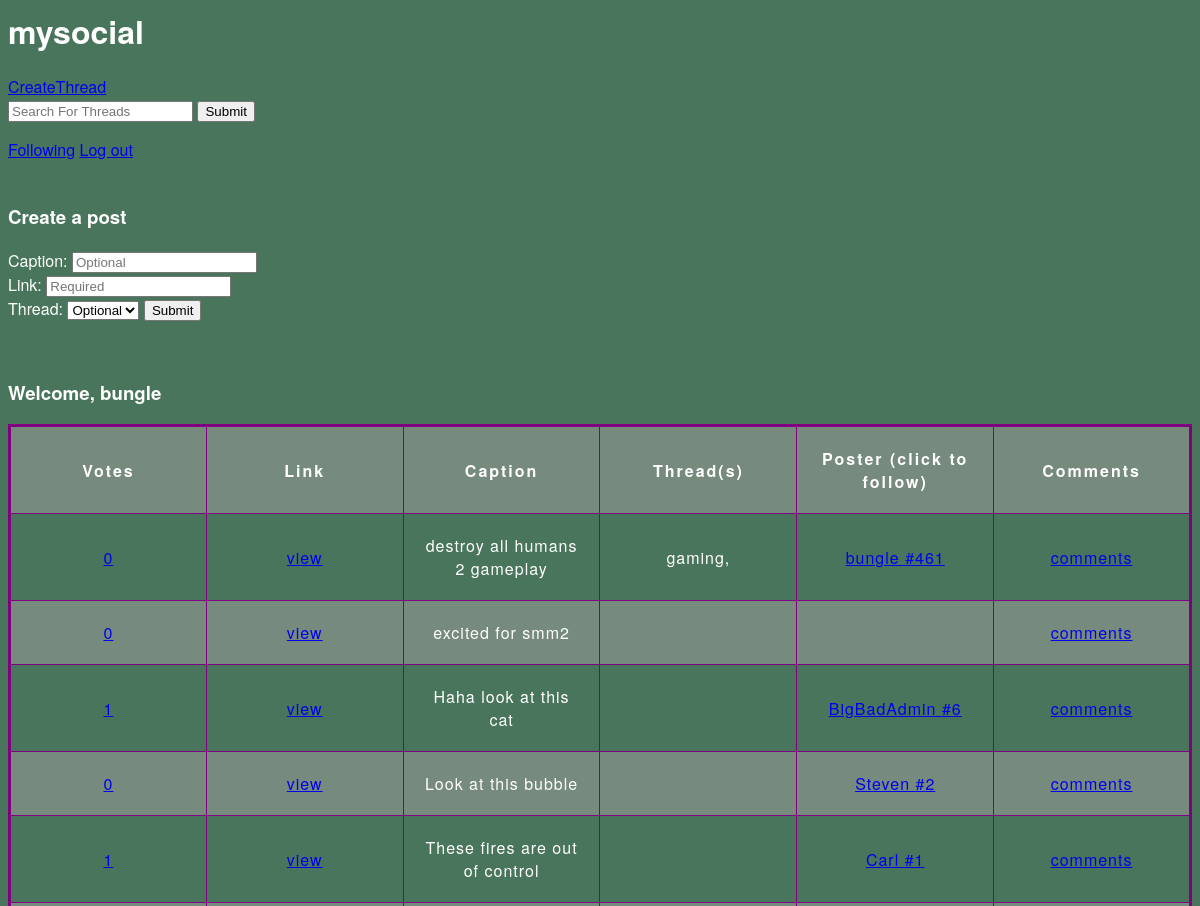
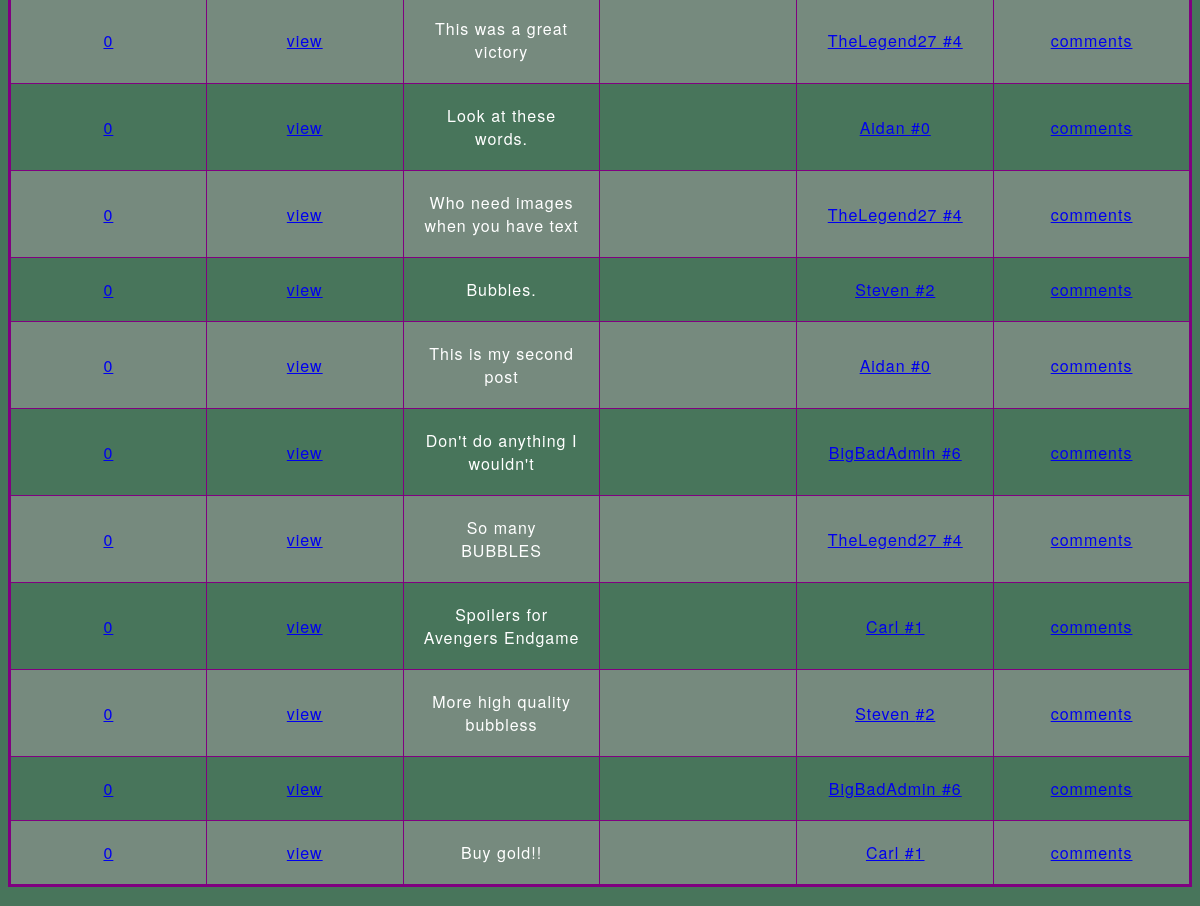
Page /Website/index.php (signed in) on the committed database (2 pictures, top to bottom).
### tables this page shows
CREATE TABLE `post` (
  `Link` char(255) NOT NULL,
  `Caption` varchar(140) DEFAULT NULL,
  `Email_address` char(255) DEFAULT NULL
);

CREATE TABLE `logged_in` (
  `Email_address` char(255) NOT NULL,
  `Password` varchar(128) NOT NULL,
  `Name` char(16) NOT NULL,
  `ID` int(11) NOT NULL,
  `IP_Address` char(45) NOT NULL
);

### Website/index.php (the view, shortened to what this page needs)
<?php session_start();
echo "<html>
    <head>
    <link rel='stylesheet' type='text/css' href='tablestyle.css'>
    </head>
    <body text='white' style='background-color:#48755b;'>
    <h1>mysocial</h1>";
    if(isset($_SESSION['email'])) {
      echo "<a href='create_thread.php'>CreateThread</a>";
    }
echo "<html>
      <form action = 'search_thread.php' method = 'post'>
      <input type = 'text' name = 'search' placeholder = 'Search For Threads'>
      <input type = 'submit' name = 'submit search'> </button>
      </form>";
if(isset($_SESSION['email'])) {
  echo "<a href='following.php'>Following</a>
        <a href='index.php?command=logout&'>Log out</a>";
}
$con=mysqli_connect("localhost","root","471-my-root","mysocial");
  echo "<form action='index.php' method='get'>
          <br><h3> Create a post</h3>
          Caption: <input type='text' name='caption' placeholder = 'Optional'><br>
          Link: <input type='text' name='link' placeholder = 'Required'><br>
          Thread: <select name='thread' id='threadselection'>
                    <option value='' selected disabled hidden>Optional</option>";
  echo           "</select>
          <input type='submit' value='Submit'>
        </form>";
if(!isset($_SESSION['email'])) {
  $posts=mysqli_query($con,"SELECT * FROM POST");
  $id = rand(100 , 999);
  $_SESSION['id'] = $id;
  $_SESSION['name'] = "anon";
} else {
  echo "<br>". "<h3>Welcome, ". $_SESSION['name']."<h3/>";
  $email = $_SESSION['email'];
  $posts=mysqli_query($con,"SELECT SUBSCRIBES_TO.Name, POST.Caption, CONTAINS.Link
                            FROM POST, SUBSCRIBES_TO, THREAD, CONTAINS
                            WHERE SUBSCRIBES_TO.Email_address = '$email' AND SUBSCRIBES_TO.Name = CONTAINS.Name AND SUBSCRIBES_TO.NAME = THREAD.NAME AND CONTAINS.Link = POST.Link");
  $posts=mysqli_query($con,"SELECT * FROM POST");
}
echo "<table border='22'>
<tr>
<th>Votes</th>
<th>Link</th>
<th>Caption</th>
<th>Thread(s)</th>
<th>Poster (click to follow)</th>
<th>Comments</th>
</tr>";
while($row = mysqli_fetch_array($posts))
 {
$currentPostsLink = $row['Link'];
$currentPostsThread = mysqli_query($con,"SELECT CONTAINS.Name FROM CONTAINS WHERE CONTAINS.Link = '".$currentPostsLink."'");
$currentPostsVotes = mysqli_query($con,"SELECT COUNT(*) AS NUMVOTES FROM VOTE WHERE VOTE.Link = '".$currentPostsLink."'");
 echo "<tr>";
 echo "<td><a href='index.php?votelink=".$currentPostsLink."'>".mysqli_fetch_array($currentPostsVotes)['NUMVOTES']."</a></td>";
 echo "<td>" . "<a href=" . $currentPostsLink . " target='_blank'>view</a>" . "</td>";
 echo "<td>" . $row['Caption'] . "</td>";
    echo "<td>";
    while($threadrow = mysqli_fetch_array($currentPostsThread)) {
      echo $threadrow['Name'].",";
    }
    echo "</td>";
 if($row['Email_address'] != NULL) {
    $currentPoster = mysqli_query($con,"SELECT LOGGED_IN.Name, LOGGED_IN.ID FROM LOGGED_IN WHERE LOGGED_IN.Email_address = '".$row['Email_address']."'");
    $poster = mysqli_fetch_array($currentPoster);
    $posterName = $poster['Name'];
    $posterID = $poster['ID'];
    echo "<td><a href='index.php?followemail=".$row['Email_address']."'>"." ".$posterName." #".$posterID."</td>";
 } else {
    echo "<td> </td>";
 }
 echo "<td>" . "<a href=comment.php?link=".$currentPostsLink." target='_blank'>comments</a>" . "</td>";
 echo "</tr>";
 }
echo "</table>";
?>
</body>
</html>

### Website/tablestyle.css (style rules this page uses)
table { table-layout: fixed; width: 100%; border-collapse: collapse; border: 3px solid purple; }
th, td { padding: 20px; }
tbody tr:nth-child(odd) { background-color: #768a7e; }
tbody tr:nth-child(even) { background-color: #48755b; }
html { font-family: 'helvetica neue', helvetica, arial, sans-serif; }
th { letter-spacing: 2px; }
td { letter-spacing: 1px; }
tbody td { text-align: center; }

### rows in the picture
post: NUMVOTES "0", Caption "destroy all humans 2 gameplay", Name "gaming", Email_address.Name "bungle", Email_address.ID "461"
post: NUMVOTES "0", Caption "excited for smm2"
post: NUMVOTES "1", Caption "Haha look at this cat", Email_address.Name "BigBadAdmin", Email_address.ID "6"
post: NUMVOTES "0", Caption "Look at this bubble", Email_address.Name "Steven", Email_address.ID "2"
post: NUMVOTES "1", Caption "These fires are out of control", Email_address.Name "Carl", Email_address.ID "1"
post: NUMVOTES "0", Caption "This was a great victory", Email_address.Name "TheLegend27", Email_address.ID "4"
post: NUMVOTES "0", Caption "Look at these words.", Email_address.Name "Aidan", Email_address.ID "0"
post: NUMVOTES "0", Caption "Who need images when you have text", Email_address.Name "TheLegend27", Email_address.ID "4"
post: NUMVOTES "0", Caption "Bubbles.", Email_address.Name "Steven", Email_address.ID "2"
post: NUMVOTES "0", Caption "This is my second post", Email_address.Name "Aidan", Email_address.ID "0"
post: NUMVOTES "0", Caption "Don't do anything I wouldn't", Email_address.Name "BigBadAdmin", Email_address.ID "6"
post: NUMVOTES "0", Caption "So many BUBBLES", Email_address.Name "TheLegend27", Email_address.ID "4"
post: NUMVOTES "0", Caption "Spoilers for Avengers Endgame", Email_address.Name "Carl", Email_address.ID "1"
post: NUMVOTES "0", Caption "More high quality bubbless", Email_address.Name "Steven", Email_address.ID "2"
post: NUMVOTES "0", Email_address.Name "BigBadAdmin", Email_address.ID "6"
post: NUMVOTES "0", Caption "Buy gold!!", Email_address.Name "Carl", Email_address.ID "1"

### other values in the picture
$_SESSION['name'] "bungle"
